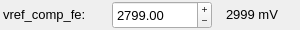
<?xml version="1.0" encoding="UTF-8"?>
<ui version="4.0">
 <class>WidgetDacObject</class>
 <widget class="QWidget" name="WidgetDacObject">
  <property name="geometry">
   <rect>
    <x>0</x>
    <y>0</y>
    <width>300</width>
    <height>30</height>
   </rect>
  </property>
  <property name="sizePolicy">
   <sizepolicy hsizetype="Fixed" vsizetype="Minimum">
    <horstretch>0</horstretch>
    <verstretch>0</verstretch>
   </sizepolicy>
  </property>
  <property name="minimumSize">
   <size>
    <width>300</width>
    <height>30</height>
   </size>
  </property>
  <property name="maximumSize">
   <size>
    <width>300</width>
    <height>30</height>
   </size>
  </property>
  <property name="font">
   <font>
    <family>Cantarell</family>
    <pointsize>10</pointsize>
   </font>
  </property>
  <property name="windowTitle">
   <string>Form</string>
  </property>
  <layout class="QGridLayout" name="gridLayout">
   <property name="leftMargin">
    <number>0</number>
   </property>
   <property name="topMargin">
    <number>0</number>
   </property>
   <property name="rightMargin">
    <number>0</number>
   </property>
   <property name="bottomMargin">
    <number>0</number>
   </property>
   <property name="verticalSpacing">
    <number>0</number>
   </property>
   <item row="0" column="0">
    <widget class="QLabel" name="lblDac">
     <property name="sizePolicy">
      <sizepolicy hsizetype="Fixed" vsizetype="Fixed">
       <horstretch>0</horstretch>
       <verstretch>0</verstretch>
      </sizepolicy>
     </property>
     <property name="minimumSize">
      <size>
       <width>100</width>
       <height>25</height>
      </size>
     </property>
     <property name="maximumSize">
      <size>
       <width>90</width>
       <height>25</height>
      </size>
     </property>
     <property name="font">
      <font>
       <family>Cantarell</family>
       <pointsize>10</pointsize>
      </font>
     </property>
     <property name="text">
      <string>vref_comp_fe:</string>
     </property>
    </widget>
   </item>
   <item row="0" column="3">
    <widget class="QLabel" name="lblDacmV">
     <property name="sizePolicy">
      <sizepolicy hsizetype="Fixed" vsizetype="Preferred">
       <horstretch>0</horstretch>
       <verstretch>0</verstretch>
      </sizepolicy>
     </property>
     <property name="minimumSize">
      <size>
       <width>70</width>
       <height>25</height>
      </size>
     </property>
     <property name="maximumSize">
      <size>
       <width>70</width>
       <height>25</height>
      </size>
     </property>
     <property name="font">
      <font>
       <family>Cantarell</family>
       <pointsize>10</pointsize>
      </font>
     </property>
     <property name="text">
      <string>2999 mV</string>
     </property>
    </widget>
   </item>
   <item row="0" column="1">
    <widget class="QDoubleSpinBox" name="spinDac">
     <property name="minimumSize">
      <size>
       <width>100</width>
       <height>28</height>
      </size>
     </property>
     <property name="maximumSize">
      <size>
       <width>100</width>
       <height>28</height>
      </size>
     </property>
     <property name="font">
      <font>
       <family>Cantarell</family>
       <pointsize>10</pointsize>
      </font>
     </property>
     <property name="toolTip">
      <string>Set dac in dac units</string>
     </property>
     <property name="buttonSymbols">
      <enum>QAbstractSpinBox::PlusMinus</enum>
     </property>
     <property name="keyboardTracking">
      <bool>false</bool>
     </property>
     <property name="minimum">
      <double>-1.000000000000000</double>
     </property>
     <property name="maximum">
      <double>10000.000000000000000</double>
     </property>
     <property name="value">
      <double>2799.000000000000000</double>
     </property>
    </widget>
   </item>
   <item row="0" column="2">
    <spacer name="horizontalSpacer">
     <property name="orientation">
      <enum>Qt::Horizontal</enum>
     </property>
     <property name="sizeType">
      <enum>QSizePolicy::Fixed</enum>
     </property>
     <property name="sizeHint" stdset="0">
      <size>
       <width>5</width>
       <height>20</height>
      </size>
     </property>
    </spacer>
   </item>
  </layout>
 </widget>
 <resources/>
 <connections/>
</ui>
